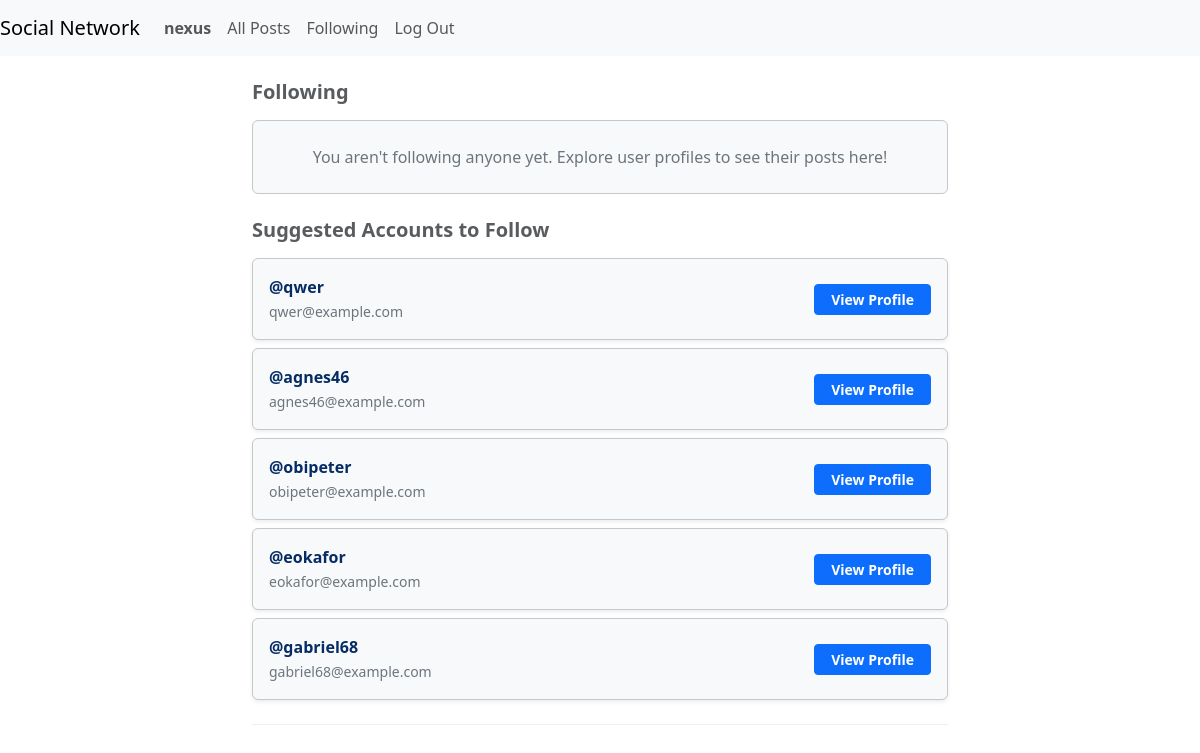
The page /social/following (signed in) on the database its author committed.
### accounts/models.py (models this page shows, shortened)
class User(AbstractUser):
    roles = (
        ("admin","Admin"),
        ("vendor","Vendor"),
        ("customer","Customer"),
        ("social","Social"),
    )
    email = models.EmailField(unique=True)
    role = models.CharField(max_length=32, choices=roles, default="customer")
    picture = models.ImageField(upload_to="accounts/profile/", null=True, blank=True)
    USERNAME_FIELD = "email"
    REQUIRED_FIELDS = ["username"]
    objects = CustomUserManager()
    class Meta:
        indexes = [
            models.Index(fields=["email"], name="user_email_index")
        ]

### social/views.py (the view)
# urls.py: path("following", views.following, name="following"),
def following(request):
    following_ids = Follow.objects.filter(follower=request.user.id).values_list("following", flat=True)
    followings = User.objects.filter(id__in=following_ids)
    posts = Post.objects.filter(user__in=following_ids).order_by("-timestamp")
    suggested_users = User.objects.exclude(id__in=following_ids).exclude(id=request.user.id).order_by('?')[:5]
    return render(request, "social/following.html", {
        "posts": posts,
        "followings": followings,
        "suggested_users": suggested_users,
    })

### social/templates/social/following.html
{% extends "social/layout.html" %}
{% block body %}
<div class="container py-4" style="max-width: 720px;">
    <h5 class="fw-bold mb-3 text-body-secondary">Following</h5>
    <div class="mb-4">
        {% for user in followings %}
            <div class="card border shadow-sm mb-2 bg-body-tertiary text-body border-secondary-subtle p-3 d-flex flex-row align-items-center justify-content-between">
                <span class="fw-semibold text-primary-emphasis">@{{ user.username }}</span>
                <a href="{% url 'profile' username=user.username %}" class="btn btn-outline-primary btn-sm fw-semibold">
                    View Profile
                </a>
            </div>
        {% empty %}
            <div class="text-center py-4 text-secondary border rounded bg-body-tertiary border-secondary-subtle">
                <p class="mb-0">You aren't following anyone yet. Explore user profiles to see their posts here!</p>
            </div>
        {% endfor %}
    </div>
    <h5 class="fw-bold mb-3 text-body-secondary">Suggested Accounts to Follow</h5>
    <div class="mb-4">
        {% for user_obj in suggested_users %}
            <div class="card border shadow-sm mb-2 bg-body-tertiary text-body border-secondary-subtle p-3 d-flex flex-row align-items-center justify-content-between">
                <div>
                    <span class="fw-semibold text-primary-emphasis d-block">@{{ user_obj.username }}</span>
                    {% if user_obj.email %}
                        <small class="text-secondary">{{ user_obj.email }}</small>
                    {% endif %}
                </div>
                <a href="{% url 'profile' username=user_obj.username %}" class="btn btn-primary btn-sm fw-semibold px-3">
                    View Profile
                </a>
            </div>
        {% empty %}
            <div class="text-center py-3 text-secondary border rounded bg-body-tertiary border-secondary-subtle">
                <small class="mb-0">No new users to discover right now.</small>
            </div>
        {% endfor %}
    </div>
    <hr class="my-4 border-secondary-subtle">
</div>
{% endblock %}

### social/templates/social/layout.html (shortened to what this page needs)
{% load static %}
<!DOCTYPE html>
<html lang="en">
    <head>
        <link rel="stylesheet" href="{% static 'social/bootstrap-5.3.8-dist/css/bootstrap.min.css' %}">
        <link href="{% static 'social/styles.css' %}" rel="stylesheet">
    </head>
    <body>
        <nav class="navbar navbar-expand-lg navbar-light bg-light">
            <a class="navbar-brand" href="{% url 'index' %}">Social Network</a>
            <div>
              <ul class="navbar-nav mr-auto">
                {% if user.is_authenticated %}
                    <li class="nav-item">
                        <a class="nav-link" href="{% url 'profile' user.username %}"><strong>{{ user.username }}</strong></a>
                    </li>
                {% endif %}
                <li class="nav-item">
                  <a class="nav-link" href="{% url 'index' %}">All Posts</a>
                </li>
                {% if user.is_authenticated %}
                    <li class="nav-item">
                        <a class="nav-link" href="{% url 'following' %}">Following</a>
                    </li>
                    <li class="nav-item">
                        <a class="nav-link" href="{% url 'accounts:logout-view' %}">Log Out</a>
                    </li>
                {% endif %}
              </ul>
            </div>
          </nav>
        <div class="body">
            {% block body %}
            {% endblock %}
        </div>
    </body>
</html>

### rows shown on the page
User: username "nexus"
User: username "qwer", email "qwer@example.com"
User: username "agnes46", email "agnes46@example.com"
User: username "obipeter", email "obipeter@example.com"
User: username "eokafor", email "eokafor@example.com"
User: username "gabriel68", email "gabriel68@example.com"
